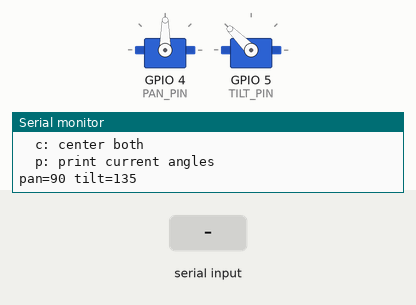
Recording of a sketch running on a simulated Seeed XIAO ESP32-S3. Parts: 2 × servo, the last lines printed to the serial monitor. Inputs (shaded band) come from the test bench.

Above: at 2.2 s.
2.3 s: "w\n" received over Serial
At 2.8 s:
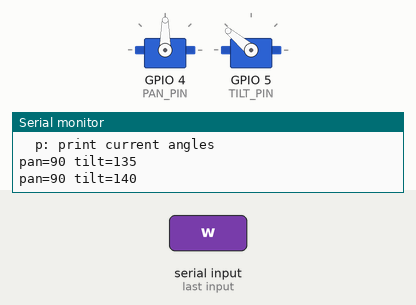
3.8 s: "s\n" received over Serial
At 5.2 s:
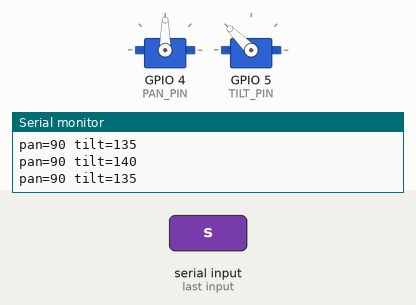
Timing chart, 0 to 6.8 s (numbered marks = the images above; inputs shaded):
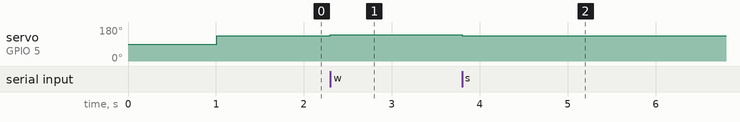

The sketch:

esp32c3_a0090_servo_type_check.ino
```cpp
#include <ESP32Servo.h>
// XIAO ESP32S3 Sense: use GPIO numbers, not D numbers.
// Start with D3/GPIO4 and D4/GPIO5 because they worked during motor testing.
static constexpr int PAN_PIN = 4;
static constexpr int TILT_PIN = 5;
static constexpr int SG90_MIN_US = 500;
static constexpr int SG90_MAX_US = 2400;
static constexpr int STEP_DEG = 5;
static constexpr int PAN_MIN_DEG = 0;
static constexpr int PAN_MAX_DEG = 180;
static constexpr int PAN_CENTER_DEG = 90;
static constexpr int TILT_MIN_DEG = 0;
static constexpr int TILT_MAX_DEG = 180;
static constexpr int TILT_CENTER_DEG = 135;
Servo panServo;
Servo tiltServo;
int panDeg = PAN_CENTER_DEG;
int tiltDeg = TILT_CENTER_DEG;
static void applyServos() {
  panDeg = constrain(panDeg, PAN_MIN_DEG, PAN_MAX_DEG);
  tiltDeg = constrain(tiltDeg, TILT_MIN_DEG, TILT_MAX_DEG);
  panServo.write(panDeg);
  tiltServo.write(tiltDeg);
  Serial.print("pan=");
  Serial.print(panDeg);
  Serial.print(" tilt=");
  Serial.println(tiltDeg);
}
static void printHelp() {
  Serial.println();
  Serial.println("Pan/Tilt calibration");
  Serial.println("Commands:");
  Serial.println("  a: pan left");
  Serial.println("  d: pan right");
  Serial.println("  w: tilt up");
  Serial.println("  s: tilt down");
  Serial.println("  c: center both");
  Serial.println("  p: print current angles");
  Serial.println();
}
void setup() {
  Serial.begin(115200);
  delay(1000);
  panServo.setPeriodHertz(50);
  tiltServo.setPeriodHertz(50);
  panServo.attach(PAN_PIN, SG90_MIN_US, SG90_MAX_US);
  tiltServo.attach(TILT_PIN, SG90_MIN_US, SG90_MAX_US);
  printHelp();
  applyServos();
}
void loop() {
  if (!Serial.available()) {
    return;
  }
  const char command = Serial.read();
  switch (command) {
    case 'a':
      panDeg -= STEP_DEG;
      applyServos();
      break;
    case 'd':
      panDeg += STEP_DEG;
      applyServos();
      break;
    case 'w':
      tiltDeg += STEP_DEG;
      applyServos();
      break;
    case 's':
      tiltDeg -= STEP_DEG;
      applyServos();
      break;
    case 'c':
      panDeg = PAN_CENTER_DEG;
      tiltDeg = TILT_CENTER_DEG;
      applyServos();
      break;
    case 'p':
      applyServos();
      break;
    case '\n':
    case '\r':
      break;
    default:
      printHelp();
      break;
  }
}
```

Measured:
- after the input at 2.3 s, servo on GPIO 5 (TILT_PIN): 135° → 140° at once
- after the input at 3.8 s, servo on GPIO 5 (TILT_PIN): 140° → 135° at once
